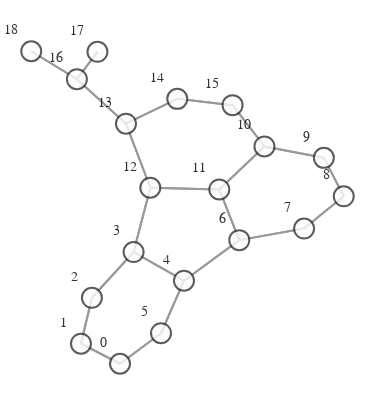

The notebook cell this image was saved under:
### Markdown cell above
#  **GRAPH VISUALIZATION EXAMPLE**

### Code cell
import networkx as nx
from visualize import GraphVisualization

def create_graph(graph):
    g = to_networkx(graph)
    pos = nx.spring_layout(g)
    vis = GraphVisualization(
        g,
        pos,
        node_text_position="top left",
        node_size=20,
    )
    fig = vis.create_figure()
    return fig


fig = create_graph(dataset[0])
fig.show()

### Figure 1 — Plotly figure (JSON) as saved in the notebook; plotly's stock layout.template omitted (floating-point values rounded to 4 significant figures; data arrays with more than 128 entries replaced by an {"elided": "..."} marker saying what was removed)
{"data": [{"hoverinfo": "none", "line": {"color": "#808080", "width": 2}, "mode": "lines", "opacity": 0.8, "type": "scatter", "x": {"elided": "132 float values"}, "y": {"elided": "132 float values"}}, {"hoverinfo": "text", "marker": {"color": "#fcfcfc", "colorbar": {"thickness": 15, "title": {"side": "right", "text": ""}, "xanchor": "left"}, "colorscale": [[0, "rgb(255,255,217)"], [0.125, "rgb(237,248,177)"], [0.25, "rgb(199,233,180)"], [0.375, "rgb(127,205,187)"], [0.5, "rgb(65,182,196)"], [0.625, "rgb(29,145,192)"], [0.75, "rgb(34,94,168)"], [0.875, "rgb(37,52,148)"], [1, "rgb(8,29,88)"]], "line": {"color": "#333333", "width": 2}, "reversescale": false, "showscale": false, "size": 20}, "mode": "markers+text", "opacity": 0.8, "text": ["0", "1", "2", "3", "4", "5", "6", "7", "8", "9", "10", "11", "12", "13", "14", "15", "16", "17", "18"], "textfont": {"color": "#000000", "family": "Arial", "size": 14}, "textposition": "top left", "type": "scatter", "x": [-0.2801, -0.4729, -0.4189, -0.213, 0.03579, -0.07763, 0.3088, 0.6288, 0.8247, 0.7265, 0.433, 0.2102, -0.1304, -0.2506, 0.002647, 0.2757, -0.4929, -0.3914, -0.7183], "y": [-1, -0.8805, -0.6063, -0.3332, -0.5043, -0.8179, -0.2623, -0.1929, -0.0007668, 0.2288, 0.2968, 0.04026, 0.05043, 0.4326, 0.5809, 0.5433, 0.6982, 0.8618, 0.865]}], "layout": {"autosize": false, "height": 400, "hovermode": "closest", "margin": {"b": 5, "l": 0, "r": 0, "t": 20}, "paper_bgcolor": "rgba(255,255,255,255)", "plot_bgcolor": "rgba(0,0,0,0)", "scene": {"xaxis": {"autorange": true, "showgrid": false, "showline": false, "showticklabels": false, "ticks": "", "visible": false, "zeroline": false}, "yaxis": {"autorange": true, "showgrid": false, "showline": false, "showticklabels": false, "ticks": "", "visible": false, "zeroline": false}, "zaxis": {"autorange": true, "showgrid": false, "showline": false, "showticklabels": false, "ticks": "", "visible": false, "zeroline": false}}, "showlegend": false, "title": {"font": {"size": 16}, "text": ""}, "width": 375, "xaxis": {"autorange": true, "showgrid": false, "showline": false, "showticklabels": false, "ticks": "", "visible": false, "zeroline": false}, "yaxis": {"autorange": true, "showgrid": false, "showline": false, "showticklabels": false, "ticks": "", "visible": false, "zeroline": false}}}
